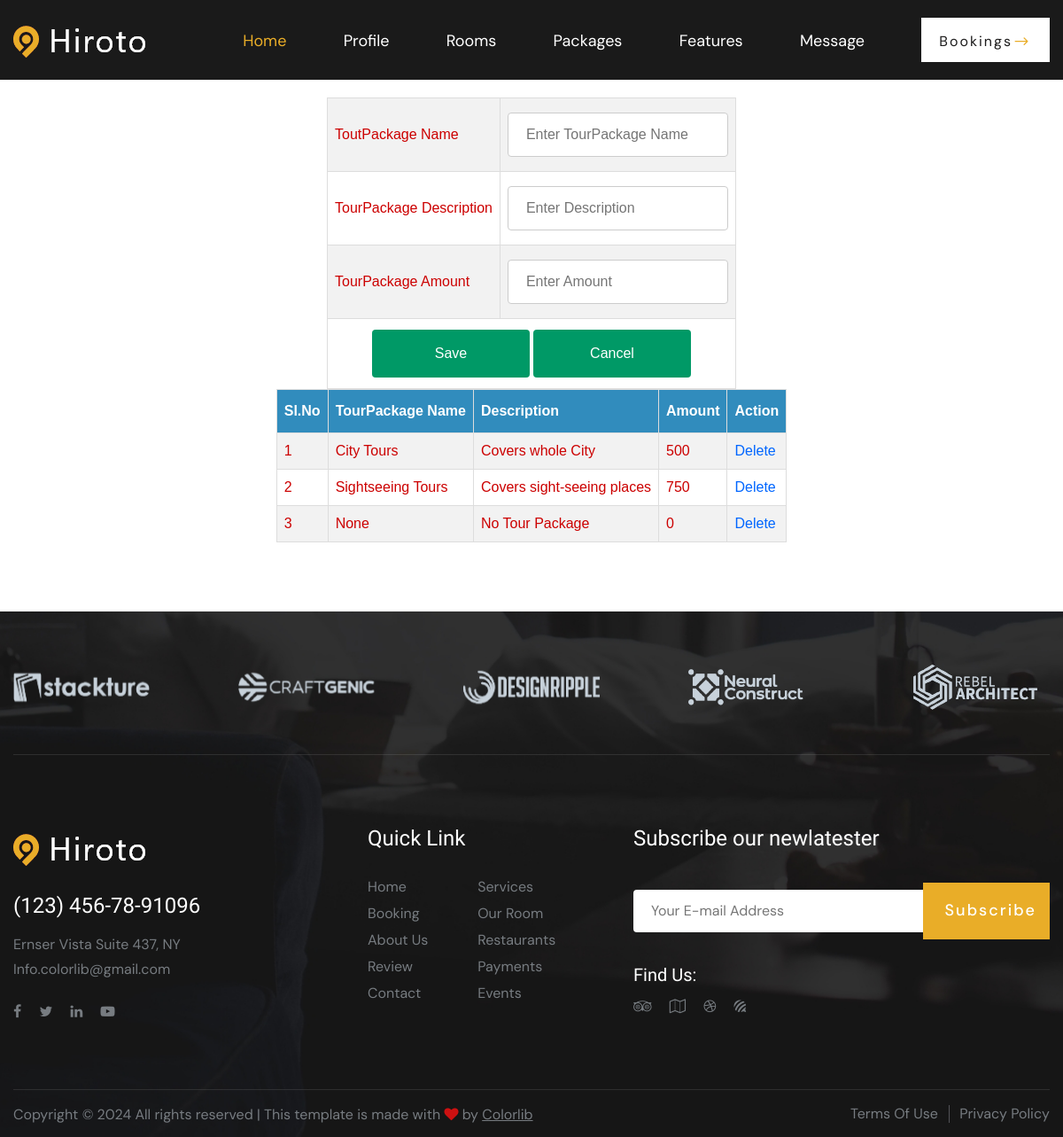
The page /Hotel/TourPackages/ (signed in) on the database its author committed.
### Hotel/models.py (models this page shows)
class tbl_tourpackages(models.Model):
    tourpackages_name=models.CharField(max_length=50)
    tourpackages_description=models.CharField(max_length=50)
    tourpackages_amount=models.CharField(max_length=50)
    hotel =models.ForeignKey(tbl_newhotel,null=True,on_delete=models.CASCADE)

### Hotel/views.py (the view)
# urls.py: path('TourPackages/', views.TourPackagesInsertSelect,name="TourPackagesInsertSelect"),
def TourPackagesInsertSelect(request):
    data=tbl_tourpackages.objects.filter(hotel=request.session["hid"])
    hotelid=tbl_newhotel.objects.get(id=request.session["hid"])
    if request.method=="POST":
        hotelid=tbl_newhotel.objects.get(id=request.session["hid"])
        tourpackagename=request.POST.get('txtname')
        tourpackagedesc=request.POST.get('txtdesc')
        tourpackageamount=request.POST.get('txtamount')
        tbl_tourpackages.objects.create(tourpackages_name=tourpackagename,tourpackages_description=tourpackagedesc,tourpackages_amount=tourpackageamount,hotel=hotelid)
        return redirect("Hotel:TourPackagesInsertSelect")
    else:
        return render(request,"Hotel/TourPackages.html",{'data':data})

### Hotel/Templates/Hotel/TourPackages.html (shortened to what this page needs)
{% extends 'Hotel/Header.html' %}
{% load static %}
{% block content %}
<!DOCTYPE html>
<html lang="en">
<head>
</head>
<body>
    <form method="POST">
        <table align="center">
            <tr>
                <tr>
                    <td>ToutPackage Name</td>
                    <td><input type="text" name="txtname" placeholder="Enter TourPackage Name" required value="{{editdata.tourpackages_name}}"></td>
                </tr>
                <tr>
                <td>TourPackage Description</td>
                    <td><input type="text" name="txtdesc" placeholder="Enter Description" required value="{{editdata.tourpackages_description}}"></td>
                </tr>
            <tr>
                <td>TourPackage Amount</td>
                <td><input type="text" name="txtamount" placeholder="Enter Amount" required value="{{editdata.tourpackages_amount}}"></td>
            </tr>
            <tr>
                <td colspan="2" align="center">
                    <input type="submit" name="btnsubmit" value="Save">
                    <input type="reset" name="btncancel" value="Cancel">
                </td>
            </tr>
        </table>
    </form>
    <table border="1" align="center" cellpadding="10">
        <tr>
            <th>Sl.No</th>
            <th>TourPackage Name</th>
            <th>Description</th>
            <th>Amount</th>
            <th>Action</th>
        </tr>
        {% for i in data %}
        <tr>
            <td>{{forloop.counter}}</td>
            <td>{{i.tourpackages_name}}</td>
            <td>{{i.tourpackages_description}}</td>
            <td>{{i.tourpackages_amount}}</td>
            <td><a href="{% url 'Hotel:delTourPackages' i.id %}">Delete</a></td>
        </tr>
        {% endfor %}
    </table>
</body>
</html>
{% endblock content %}

### Guest/static/Mains/css/style.css (style rules this page uses)
html, body { height: 100%; font-family: "DM Sans", sans-serif; -webkit-font-smoothing: antialiased; }

### Guest/static/Form.css (style rules this page uses)
#tab td, #tab th { border: 1px solid #ddd; padding: 8px; color: #C00; }
#tab a { color:#06F; }
#tab tr:nth-child(even) { background-color: #f2f2f2; }
#tab th { padding-top: 12px; padding-bottom: 12px; text-align: left; background-color: #318CBD; color: white; }
input[type=text],[type=password],[type=email],[type=date], select { width: 100%; padding: 12px 20px; margin: 8px 0; display: inline-block; border: 1px solid #ccc; border-radius: 4px; box-sizing: border-box; }
input[type=submit] { width: 40%; background-color: #096; color: white; padding: 15px; margin: 4px 0; border: none; border-radius: 4px; cursor: pointer; }
input[type=reset] { width: 40%; background-color: #096; color: white; padding: 15px; margin: 4px 0; border: none; border-radius: 4px; cursor: pointer; }

### rows shown on the page
tbl_tourpackages: tourpackages_name "City Tours", tourpackages_description "Covers whole City", tourpackages_amount "500"
tbl_tourpackages: tourpackages_name "Sightseeing Tours", tourpackages_description "Covers sight-seeing places", tourpackages_amount "750"
tbl_tourpackages: tourpackages_name "None", tourpackages_description "No Tour Package", tourpackages_amount "0"
